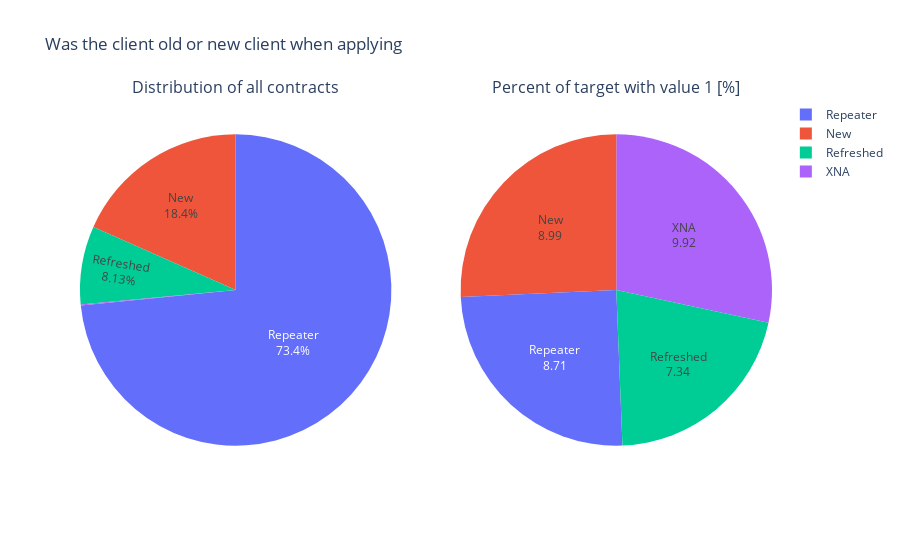

Notebook cell for this chart:
### Code cell
pie(previous_application_filtered,'NAME_CLIENT_TYPE', 'Was the client old or new client when applying')

### Figure 1 — Plotly figure (JSON) as saved in the notebook; plotly's stock layout.template omitted (floating-point values rounded to 4 significant figures)
{"data": [{"domain": {"x": [0, 0.45], "y": [0, 1]}, "hole": 0, "labels": ["Repeater", "New", "Refreshed", "XNA"], "textinfo": "label+percent", "textposition": "inside", "type": "pie", "values": [1037682, 259540, 114936, 1543]}, {"domain": {"x": [0.55, 1], "y": [0, 1]}, "hole": 0, "hoverinfo": "label+value", "labels": ["Repeater", "New", "Refreshed", "XNA"], "textinfo": "label+value", "type": "pie", "values": [8.71, 8.99, 7.34, 9.92]}], "layout": {"annotations": [{"font": {"size": 16}, "showarrow": false, "text": "Distribution of all contracts", "x": 0.225, "xanchor": "center", "xref": "paper", "y": 1, "yanchor": "bottom", "yref": "paper"}, {"font": {"size": 16}, "showarrow": false, "text": "Percent of target with value 1 [%]", "x": 0.775, "xanchor": "center", "xref": "paper", "y": 1, "yanchor": "bottom", "yref": "paper"}], "title": {"text": "Was the client old or new client when applying"}}}
